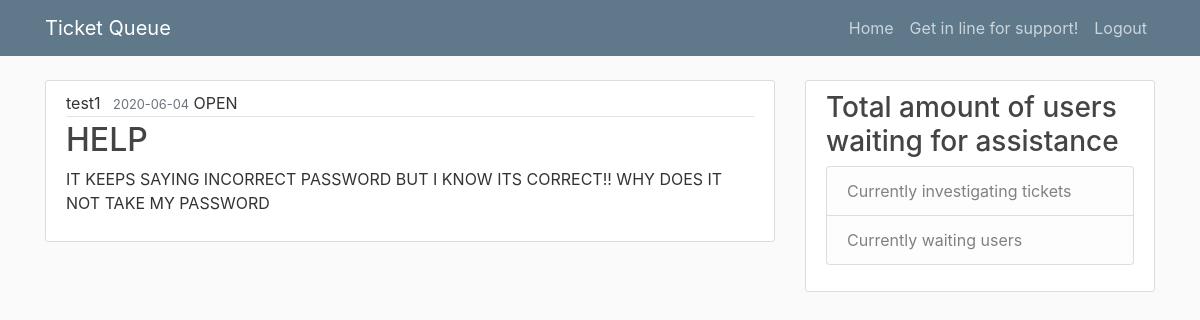
The app's page /user_search_ticket/6 (signed in), older data.
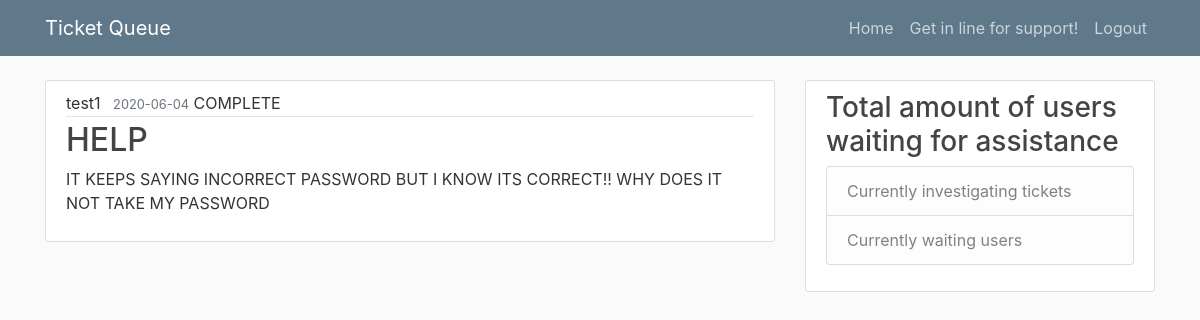
The same page, newer data.
### helpdeskqueue/models.py (models this page shows)
class Post(db.Model):
    id = db.Column(db.Integer, primary_key = True)
    title = db.Column(db.String(100), nullable = False)
    date_posted = db.Column(db.DateTime, nullable = False, default = datetime.utcnow)
    content = db.Column(db.Text, nullable = False)
    category = db.Column(db.Text, nullable = False)
    status = db.Column(db.Text, nullable = False)
    user_id = db.Column(db.Integer, db.ForeignKey('user.id'), nullable = False)
    notes = db.Column(db.String, nullable = True)
    assisted_by = db.Column(db.String, nullable = True)
    def __repr__(self):
        return f"Post('{self.title}','{self.date_posted}, {self.status}, {self.user_id}')"

### helpdeskqueue/routes.py (the view)
@app.route("/user_search_ticket/<int:post_id>", methods = ['GET', 'POST'])
@login_required
def user_search_ticket(post_id):
    print("##########################################", post_id)
    form = QueueForm()
    post = Post.query.get(post_id)
    print("##############################################################",post)
    return render_template('user_search_ticket.html', post = post, admin = admin, status = status, form = form)

### helpdeskqueue/models.py (called while the page is built)
@login_manager.user_loader
def load_user(user_id):
    return User.query.get(int(user_id))

### helpdeskqueue/templates/user_search_ticket.html
{% extends 'layout.html' %}
{% block content %}
    <article class="media content-section">
        <div class="media-body">
          <div class="article-metadata">
            <a class="mr-2" >{{ post.author.username }}</a>
            <small class="text-muted">{{ post.date_posted.strftime('%Y-%m-%d') }}</small>
            <a class = "uppercase">{{ post.status }}</a>
          </div>
          <h2 class = "article-title">{{ post.title }}</h2>
          <p class= "article-content">{{ post.content }}</p>
        </div>
      </article>
{% endblock content %}

Row changes from the older to the newer data that the page shows:
changed Post "HELP": status "OPEN" → "COMPLETE"
